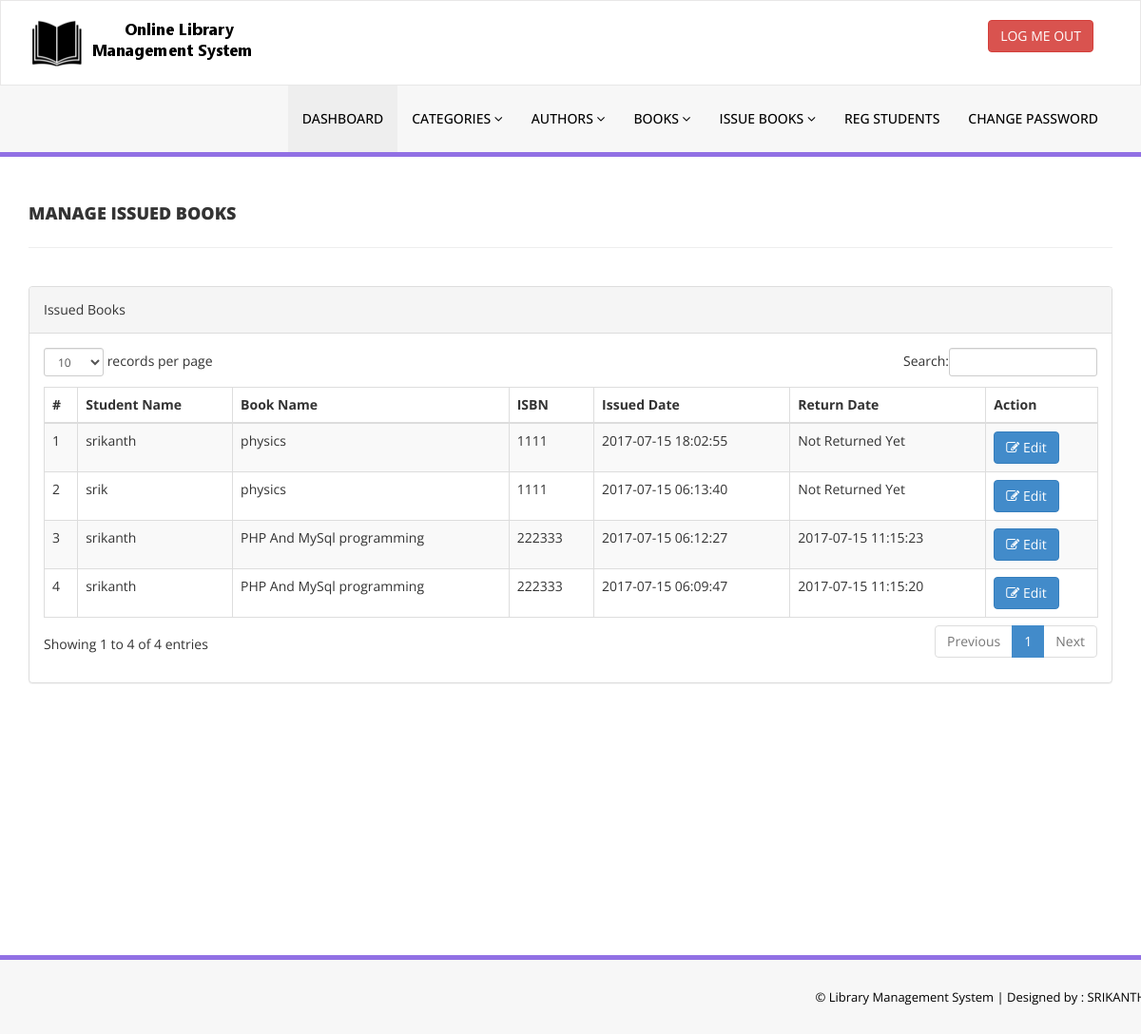
/library/admin/manage-issued-books.php (signed in), run on the app's committed database.
### tables this page shows
CREATE TABLE `tblissuedbookdetails` (
  `id` int(11) NOT NULL,
  `BookId` int(11) DEFAULT NULL,
  `StudentID` varchar(150) DEFAULT NULL,
  `IssuesDate` datetime DEFAULT NULL,
  `ReturnDate` datetime DEFAULT NULL,
  `RetrunStatus` int(11) DEFAULT NULL,
  `fine` int(11) DEFAULT NULL
);

CREATE TABLE `tblstudents` (
  `Id` int(11) NOT NULL,
  `StudentId` varchar(10) DEFAULT NULL,
  `FullName` varchar(120) DEFAULT NULL,
  `EmailId` varchar(120) DEFAULT NULL,
  `MobileNumber` varchar(11) DEFAULT NULL,
  `Password` varchar(300) DEFAULT NULL,
  `Status` int(11) DEFAULT NULL,
  `RegDate` datetime DEFAULT NULL,
  `UpdationDate` datetime DEFAULT NULL
);

CREATE TABLE `tblbooks` (
  `id` int(11) NOT NULL,
  `BookName` varchar(255) DEFAULT NULL,
  `CatId` int(11) DEFAULT NULL,
  `AuthorId` int(11) DEFAULT NULL,
  `ISBNNumber` int(11) DEFAULT NULL,
  `BookPrice` int(11) DEFAULT NULL,
  `RegDate` datetime DEFAULT NULL,
  `UpdationDate` datetime DEFAULT NULL
);

### library/admin/manage-issued-books.php (the view, shortened to what this page needs)
<?php
include('../includes/config.php');
if(strlen($_SESSION['alogin'])==0)
    {
header('location:index.php');
}
else{
    ?>
<!DOCTYPE html>
<html xmlns="http://www.w3.org/1999/xhtml">
<head>
    <link href="assets/css/bootstrap.css" rel="stylesheet" />
    <link href="assets/css/font-awesome.css" rel="stylesheet" />
    <link href="assets/js/dataTables/dataTables.bootstrap.css" rel="stylesheet" />
    <link href="assets/css/style.css" rel="stylesheet" />
</head>
<body>
<?php include('includes/header.php');?>
    <div class="content-wrapper">
         <div class="container">
        <div class="row pad-botm">
            <div class="col-md-12">
                <h4 class="header-line">Manage Issued Books</h4>
    </div>
     <div class="row">
</div>
        </div>
            <div class="row">
                <div class="col-md-12">
                    <div class="panel panel-default">
                        <div class="panel-heading">
                          Issued Books
                        </div>
                        <div class="panel-body">
                            <div class="table-responsive">
                                <table class="table table-striped table-bordered table-hover" id="dataTables-example">
                                    <thead>
                                        <tr>
                                            <th>#</th>
                                            <th>Student Name</th>
                                            <th>Book Name</th>
                                            <th>ISBN </th>
                                            <th>Issued Date</th>
                                            <th>Return Date</th>
                                            <th>Action</th>
                                        </tr>
                                    </thead>
                                    <tbody>
<?php $sql = "SELECT tblstudents.FullName,tblbooks.BookName,tblbooks.ISBNNumber,tblissuedbookdetails.IssuesDate,tblissuedbookdetails.ReturnDate,tblissuedbookdetails.id as rid from  tblissuedbookdetails join tblstudents on tblstudents.StudentId=tblissuedbookdetails.StudentId join tblbooks on tblbooks.id=tblissuedbookdetails.BookId order by tblissuedbookdetails.id desc";
$query =mysqli_query($dbh,$sql);
$cnt=1;
if(mysqli_num_rows($query) > 0)
{
while($row=mysqli_fetch_assoc($query))
{               ?>
                                        <tr class="odd gradeX">
                                            <td class="center"><?php echo htmlentities($cnt);?></td>
                                            <td class="center"><?php echo htmlentities($row['FullName']);?></td>
                                            <td class="center"><?php echo htmlentities($row['BookName']);?></td>
                                            <td class="center"><?php echo htmlentities($row['ISBNNumber']);?></td>
                                            <td class="center"><?php echo htmlentities($row['IssuesDate']);?></td>
                                            <td class="center"><?php if($row['ReturnDate']=="")
                                            {
                                                echo htmlentities("Not Returned Yet");
                                            } else {
                                            echo htmlentities($row['ReturnDate']);
}
                                            ?></td>
                                            <td class="center">
                                            <a href="update-issue-bookdeails.php?rid=<?php echo htmlentities($row['rid']);?>"><button class="btn btn-primary"><i class="fa fa-edit "></i> Edit</button>
                                            </td>
                                        </tr>
 <?php $cnt=$cnt+1;}} ?>
                                    </tbody>
                                </table>
                            </div>
                        </div>
                    </div>
                </div>
            </div>
    </div>
    </div>
  <?php include('includes/footer.php');?>
</body>
</html>
<?php } ?>

### library/admin/includes/header.php (shortened to what this page needs)
<div class="navbar navbar-inverse set-radius-zero" >
        <div class="container">
            <div class="navbar-header">
                <a class="navbar-brand">
                    <img src="assets/img/logo.png" />
                </a>
            </div>
            <div class="right-div">
                <a href="logout.php" class="btn btn-danger pull-right">LOG ME OUT</a>
            </div>
        </div>
    </div>
    <section class="menu-section">
        <div class="container">
            <div class="row ">
                <div class="col-md-12">
                    <div class="navbar-collapse collapse ">
                        <ul id="menu-top" class="nav navbar-nav navbar-right">
                            <li><a href="dashboard.php" class="menu-top-active">DASHBOARD</a></li>
                            <li>
                                <a href="#" class="dropdown-toggle" id="ddlmenuItem" data-toggle="dropdown"> Categories <i class="fa fa-angle-down"></i></a>
                            </li>
                            <li>
                                <a href="#" class="dropdown-toggle" id="ddlmenuItem" data-toggle="dropdown"> Authors <i class="fa fa-angle-down"></i></a>
                            </li>
 <li>
                                <a href="#" class="dropdown-toggle" id="ddlmenuItem" data-toggle="dropdown"> Books <i class="fa fa-angle-down"></i></a>
                            </li>
                           <li>
                                <a href="#" class="dropdown-toggle" id="ddlmenuItem" data-toggle="dropdown"> Issue Books <i class="fa fa-angle-down"></i></a>
                            </li>
                             <li><a href="reg-students.php">Reg Students</a></li>
  <li><a href="change-password.php">Change Password</a></li>
                        </ul>
                    </div>
                </div>
            </div>
        </div>
    </section>

### library/admin/includes/footer.php
<section class="footer-section">
     <div class="container">
         <div class="row">
             <div class="col-md-12">
             &copy; Library Management System |  Designed by : SRIKANTH
             </div>
         </div>
     </div>
 </section>

### library/admin/assets/css/style.css (style rules this page uses)
.set-radius-zero { border-radius:0px; -moz-border-radius:0px; -webkit-border-radius:0px; }
.content-wrapper { margin-top: 40px; min-height:800px; padding-bottom:90px; }
.header-line { font-weight:900; padding-bottom:25px; border-bottom:1px solid #eeeeee; text-transform:uppercase; }
.pad-botm { padding-bottom:30px; }
.right-div { float: right; padding: 20px; }
#menu-top a { color:#000; text-decoration:none; font-weight:500; padding: 25px 15px 25px 15px; text-transform:uppercase; }
.menu-section { background-color: #f7f7f7; border-bottom:5px solid #9170E4; width:100% }
.menu-top-active { background-color:#eeeeee; }
.navbar-inverse { background-color: #FFF; border-color: rgba(155, 153, 153, 0.23); }
.navbar { min-height: 90px; margin-bottom: 0px; }
.footer-section { padding:25px 50px 25px 50px; color:#000; font-size:13px; background-color: #f7f7f7; text-align:right; border-top:5px solid #9170E4; }

### data on the page
tblissuedbookdetails: tblstudents.FullName "srikanth", BookId.BookName "physics", BookId.ISBNNumber "1111", IssuesDate "2017-07-15 18:02:55"
tblissuedbookdetails: tblstudents.FullName "srik", BookId.BookName "physics", BookId.ISBNNumber "1111", IssuesDate "2017-07-15 06:13:40"
tblissuedbookdetails: tblstudents.FullName "srikanth", BookId.BookName "PHP And MySql programming", BookId.ISBNNumber "222333", IssuesDate "2017-07-15 06:12:27", ReturnDate "2017-07-15 11:15:23"
tblissuedbookdetails: tblstudents.FullName "srikanth", BookId.BookName "PHP And MySql programming", BookId.ISBNNumber "222333", IssuesDate "2017-07-15 06:09:47", ReturnDate "2017-07-15 11:15:20"
